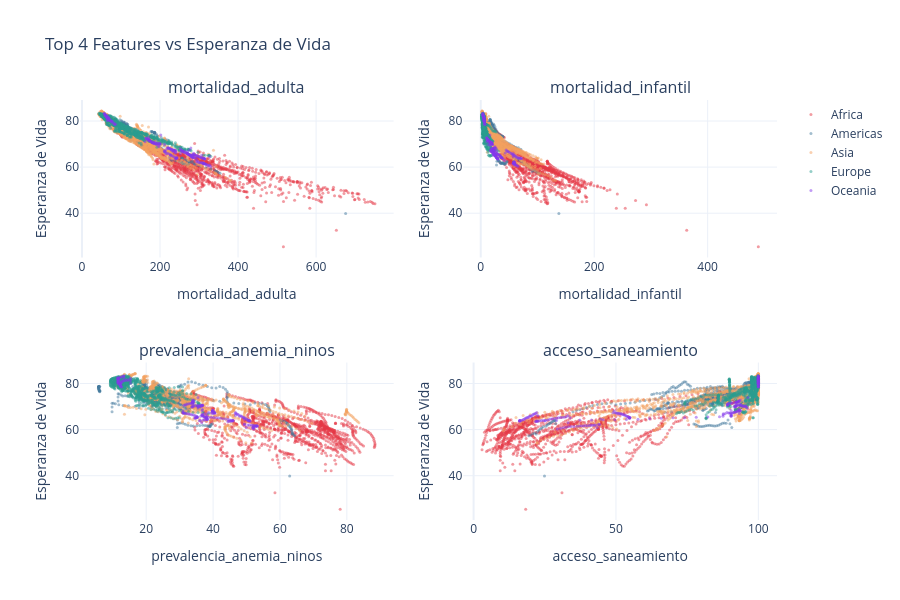

Notebook code cell kept with this figure:
### Code cell
top_features = corr_target.abs().nlargest(4).index.tolist()

fig = make_subplots(rows=2, cols=2, subplot_titles=top_features)

for i, feat in enumerate(top_features):
    row, col = divmod(i, 2)
    for region, grp in df[df['region'] != 'Otro'].groupby('region'):
        x_vals = np.log1p(grp[feat]) if feat == 'pib_per_capita' else grp[feat]
        fig.add_trace(
            go.Scatter(
                x=x_vals,
                y=grp['esperanza_vida'],
                mode='markers',
                marker=dict(size=3, color=COLORES_REGION.get(region, '#ADB5BD'), opacity=0.5),
                name=region,
                showlegend=(i == 0),
            ),
            row=row + 1, col=col + 1
        )

x_labels = [f'log({f})' if f == 'pib_per_capita' else f for f in top_features]
for i, label in enumerate(x_labels):
    row, col = divmod(i, 2)
    fig.update_xaxes(title_text=label, row=row + 1, col=col + 1)
    fig.update_yaxes(title_text='Esperanza de Vida', row=row + 1, col=col + 1)

fig.update_layout(
    title='Top 4 Features vs Esperanza de Vida',
    height=600,
    template=TEMPLATE
)
fig.show()

### Figure 1 — Plotly figure (JSON) as saved in the notebook; plotly's stock layout.template omitted (floating-point values rounded to 4 significant figures; data arrays with more than 128 entries replaced by an {"elided": "..."} marker saying what was removed)
{"data": [{"marker": {"color": "#E63946", "opacity": 0.5, "size": 3}, "mode": "markers", "name": "Africa", "showlegend": true, "type": "scatter", "x": {"elided": "1188 float values"}, "xaxis": "x", "y": {"elided": "1188 float values"}, "yaxis": "y"}, {"marker": {"color": "#457B9D", "opacity": 0.5, "size": 3}, "mode": "markers", "name": "Americas", "showlegend": true, "type": "scatter", "x": {"elided": "748 float values"}, "xaxis": "x", "y": {"elided": "748 float values"}, "yaxis": "y"}, {"marker": {"color": "#F4A261", "opacity": 0.5, "size": 3}, "mode": "markers", "name": "Asia", "showlegend": true, "type": "scatter", "x": {"elided": "1056 float values"}, "xaxis": "x", "y": {"elided": "1056 float values"}, "yaxis": "y"}, {"marker": {"color": "#2A9D8F", "opacity": 0.5, "size": 3}, "mode": "markers", "name": "Europe", "showlegend": true, "type": "scatter", "x": {"elided": "858 float values"}, "xaxis": "x", "y": {"elided": "858 float values"}, "yaxis": "y"}, {"marker": {"color": "#8338EC", "opacity": 0.5, "size": 3}, "mode": "markers", "name": "Oceania", "showlegend": true, "type": "scatter", "x": {"elided": "220 float values"}, "xaxis": "x", "y": {"elided": "220 float values"}, "yaxis": "y"}, {"marker": {"color": "#E63946", "opacity": 0.5, "size": 3}, "mode": "markers", "name": "Africa", "showlegend": false, "type": "scatter", "x": {"elided": "1188 float values"}, "xaxis": "x2", "y": {"elided": "1188 float values"}, "yaxis": "y2"}, {"marker": {"color": "#457B9D", "opacity": 0.5, "size": 3}, "mode": "markers", "name": "Americas", "showlegend": false, "type": "scatter", "x": {"elided": "748 float values"}, "xaxis": "x2", "y": {"elided": "748 float values"}, "yaxis": "y2"}, {"marker": {"color": "#F4A261", "opacity": 0.5, "size": 3}, "mode": "markers", "name": "Asia", "showlegend": false, "type": "scatter", "x": {"elided": "1056 float values"}, "xaxis": "x2", "y": {"elided": "1056 float values"}, "yaxis": "y2"}, {"marker": {"color": "#2A9D8F", "opacity": 0.5, "size": 3}, "mode": "markers", "name": "Europe", "showlegend": false, "type": "scatter", "x": {"elided": "858 float values"}, "xaxis": "x2", "y": {"elided": "858 float values"}, "yaxis": "y2"}, {"marker": {"color": "#8338EC", "opacity": 0.5, "size": 3}, "mode": "markers", "name": "Oceania", "showlegend": false, "type": "scatter", "x": {"elided": "220 float values"}, "xaxis": "x2", "y": {"elided": "220 float values"}, "yaxis": "y2"}, {"marker": {"color": "#E63946", "opacity": 0.5, "size": 3}, "mode": "markers", "name": "Africa", "showlegend": false, "type": "scatter", "x": {"elided": "1188 float values"}, "xaxis": "x3", "y": {"elided": "1188 float values"}, "yaxis": "y3"}, {"marker": {"color": "#457B9D", "opacity": 0.5, "size": 3}, "mode": "markers", "name": "Americas", "showlegend": false, "type": "scatter", "x": {"elided": "748 float values"}, "xaxis": "x3", "y": {"elided": "748 float values"}, "yaxis": "y3"}, {"marker": {"color": "#F4A261", "opacity": 0.5, "size": 3}, "mode": "markers", "name": "Asia", "showlegend": false, "type": "scatter", "x": {"elided": "1056 float values"}, "xaxis": "x3", "y": {"elided": "1056 float values"}, "yaxis": "y3"}, {"marker": {"color": "#2A9D8F", "opacity": 0.5, "size": 3}, "mode": "markers", "name": "Europe", "showlegend": false, "type": "scatter", "x": {"elided": "858 float values"}, "xaxis": "x3", "y": {"elided": "858 float values"}, "yaxis": "y3"}, {"marker": {"color": "#8338EC", "opacity": 0.5, "size": 3}, "mode": "markers", "name": "Oceania", "showlegend": false, "type": "scatter", "x": {"elided": "220 float values"}, "xaxis": "x3", "y": {"elided": "220 float values"}, "yaxis": "y3"}, {"marker": {"color": "#E63946", "opacity": 0.5, "size": 3}, "mode": "markers", "name": "Africa", "showlegend": false, "type": "scatter", "x": {"elided": "1188 float values"}, "xaxis": "x4", "y": {"elided": "1188 float values"}, "yaxis": "y4"}, {"marker": {"color": "#457B9D", "opacity": 0.5, "size": 3}, "mode": "markers", "name": "Americas", "showlegend": false, "type": "scatter", "x": {"elided": "748 float values"}, "xaxis": "x4", "y": {"elided": "748 float values"}, "yaxis": "y4"}, {"marker": {"color": "#F4A261", "opacity": 0.5, "size": 3}, "mode": "markers", "name": "Asia", "showlegend": false, "type": "scatter", "x": {"elided": "1056 float values"}, "xaxis": "x4", "y": {"elided": "1056 float values"}, "yaxis": "y4"}, {"marker": {"color": "#2A9D8F", "opacity": 0.5, "size": 3}, "mode": "markers", "name": "Europe", "showlegend": false, "type": "scatter", "x": {"elided": "858 float values"}, "xaxis": "x4", "y": {"elided": "858 float values"}, "yaxis": "y4"}, {"marker": {"color": "#8338EC", "opacity": 0.5, "size": 3}, "mode": "markers", "name": "Oceania", "showlegend": false, "type": "scatter", "x": {"elided": "220 float values"}, "xaxis": "x4", "y": {"elided": "220 float values"}, "yaxis": "y4"}], "layout": {"annotations": [{"font": {"size": 16}, "showarrow": false, "text": "mortalidad_adulta", "x": 0.225, "xanchor": "center", "xref": "paper", "y": 1.0, "yanchor": "bottom", "yref": "paper"}, {"font": {"size": 16}, "showarrow": false, "text": "mortalidad_infantil", "x": 0.775, "xanchor": "center", "xref": "paper", "y": 1.0, "yanchor": "bottom", "yref": "paper"}, {"font": {"size": 16}, "showarrow": false, "text": "prevalencia_anemia_ninos", "x": 0.225, "xanchor": "center", "xref": "paper", "y": 0.375, "yanchor": "bottom", "yref": "paper"}, {"font": {"size": 16}, "showarrow": false, "text": "acceso_saneamiento", "x": 0.775, "xanchor": "center", "xref": "paper", "y": 0.375, "yanchor": "bottom", "yref": "paper"}], "height": 600, "title": {"text": "Top 4 Features vs Esperanza de Vida"}, "xaxis": {"anchor": "y", "domain": [0.0, 0.45], "title": {"text": "mortalidad_adulta"}}, "xaxis2": {"anchor": "y2", "domain": [0.55, 1.0], "title": {"text": "mortalidad_infantil"}}, "xaxis3": {"anchor": "y3", "domain": [0.0, 0.45], "title": {"text": "prevalencia_anemia_ninos"}}, "xaxis4": {"anchor": "y4", "domain": [0.55, 1.0], "title": {"text": "acceso_saneamiento"}}, "yaxis": {"anchor": "x", "domain": [0.625, 1.0], "title": {"text": "Esperanza de Vida"}}, "yaxis2": {"anchor": "x2", "domain": [0.625, 1.0], "title": {"text": "Esperanza de Vida"}}, "yaxis3": {"anchor": "x3", "domain": [0.0, 0.375], "title": {"text": "Esperanza de Vida"}}, "yaxis4": {"anchor": "x4", "domain": [0.0, 0.375], "title": {"text": "Esperanza de Vida"}}}}
